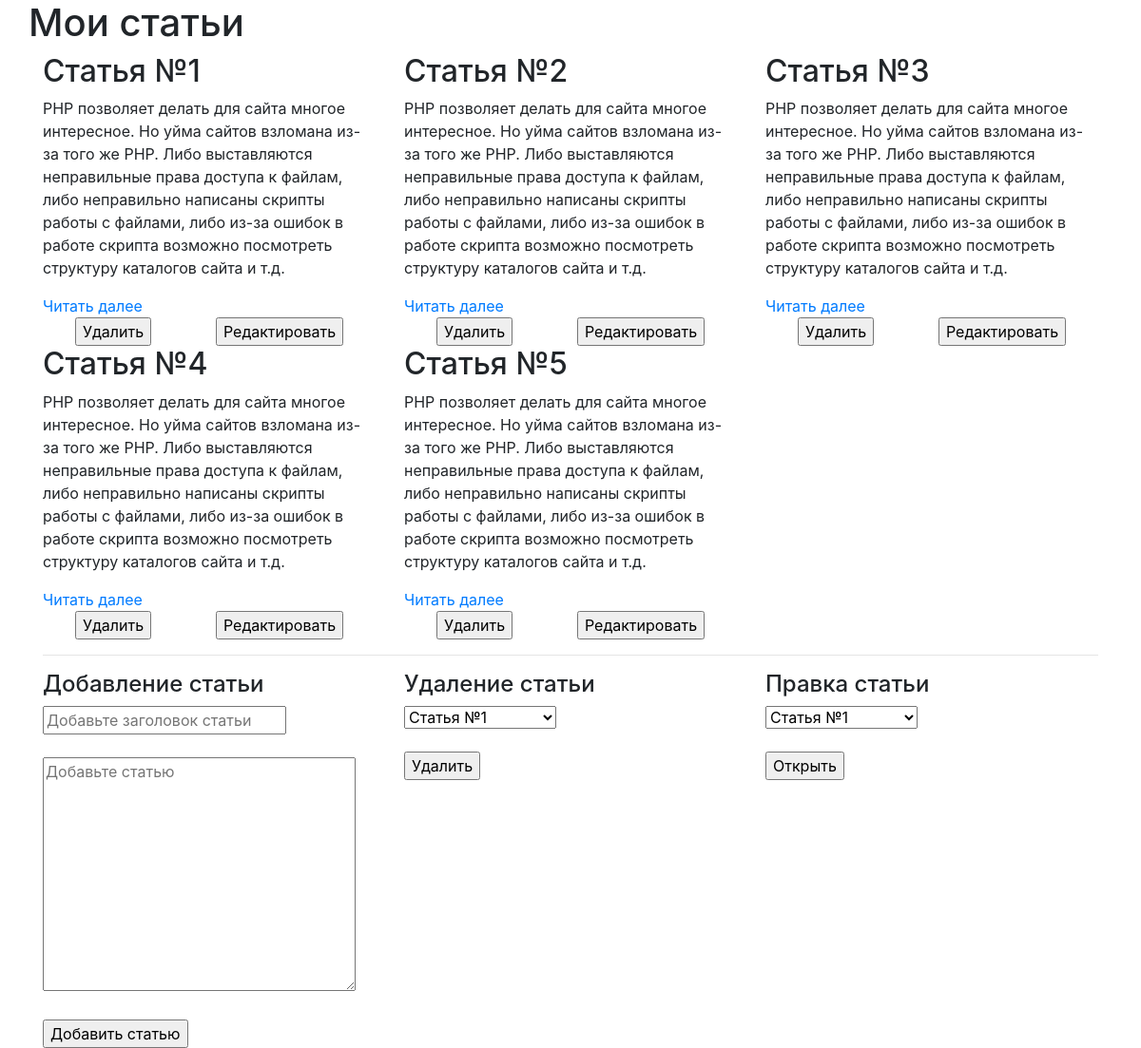
The page / on the database its author committed.
### tables this page shows
CREATE TABLE `posts` (
  `id` int(11) UNSIGNED NOT NULL,
  `name` varchar(255) NOT NULL,
  `description` text NOT NULL
);

### index.php (the view, shortened to what this page needs)
<?php
require ('connect.php');
$statement = $pdo->query("SELECT * FROM posts  ");
$posts = $statement->fetchAll(PDO:: FETCH_ASSOC);
?>
<!doctype html>
<html lang="en">
<head>
    <link rel="stylesheet" href="https://stackpath.bootstrapcdn.com/bootstrap/4.2.1/css/bootstrap.min.css"
>
</head>
<body>
<div class="container">
    <div class="row">
        <h1>Мои статьи</h1>
    </div>
    <div class="row">
        <?php foreach ($posts as $post): ?>
            <div class="col-md-4 ">
                <h2><?php echo $post["name"] ?></h2>
                <p><?php echo $post["description"] ?></p>
                <a href="#">Читать далее</a>
                <div class="d-flex justify-content-around">
                    <form action="delete.php" method="POST">
                        <input type="submit" value="Удалить">
                    </form>
                    <form action="edit.php" method="POST">
                        <input type="submit" value="Редактировать">
                    </form>
                </div>
            </div>
        <?php endforeach; ?>
    </div>
    <hr>
    <div class="row">
        <div class="col-md-4">
            <h4>Добавление статьи</h4>
            <form action="create.php" method="POST">
                <input type="text" name="name" placeholder="Добавьте заголовок статьи"><br><br>
                <textarea name="description" id="" cols="30" rows="10" placeholder="Добавьте статью"></textarea><br><br>
                <input type="submit" value="Добавить статью">
            </form>
        </div>
        <div class="col-md-4">
            <h4>Удаление статьи</h4>
            <form action="delete.php" method="post">
                <select size="1" name="deletepost" required>
                    <?php foreach ($posts as $post): ?>
                        <option value="<?php echo $post["id"] ?>"><?php echo $post["name"] ?></option>
                    <?php endforeach; ?>
                </select><br><br>
                <input type="submit" value="Удалить">
            </form>
        </div>
        <div class="col-md-4">
            <h4>Правка статьи</h4>
            <form action="edit.php" method="post">
                <select size="1" name="editpost" required>
                    <?php foreach ($posts as $post): ?>
                        <option value="<?php echo $post["id"] ?>"><?php echo $post["name"] ?></option>
                    <?php endforeach; ?>
                </select><br><br>
                <input type="submit" value="Открыть">
            </form>
        </div>
    </div>
</div>
</body>
</html>

### rows shown on the page
posts: name "Статья №1", description "PHP позволяет делать для сайта многое интересное. Но уйма сайтов взломана из-за того же PHP. Либо выставляются неправильные права доступа к файлам, либо неправильно написаны скрипты работы с файлами, либо из-за ошибок в работе скрипта возможно посмотреть структуру каталогов сайта и т.д."
posts: name "Статья №2", description "PHP позволяет делать для сайта многое интересное. Но уйма сайтов взломана из-за того же PHP. Либо выставляются неправильные права доступа к файлам, либо неправильно написаны скрипты работы с файлами, либо из-за ошибок в работе скрипта возможно посмотреть структуру каталогов сайта и т.д."
posts: name "Статья №3", description "PHP позволяет делать для сайта многое интересное. Но уйма сайтов взломана из-за того же PHP. Либо выставляются неправильные права доступа к файлам, либо неправильно написаны скрипты работы с файлами, либо из-за ошибок в работе скрипта возможно посмотреть структуру каталогов сайта и т.д."
posts: name "Статья №4", description "PHP позволяет делать для сайта многое интересное. Но уйма сайтов взломана из-за того же PHP. Либо выставляются неправильные права доступа к файлам, либо неправильно написаны скрипты работы с файлами, либо из-за ошибок в работе скрипта возможно посмотреть структуру каталогов сайта и т.д."
posts: name "Статья №5", description "PHP позволяет делать для сайта многое интересное. Но уйма сайтов взломана из-за того же PHP. Либо выставляются неправильные права доступа к файлам, либо неправильно написаны скрипты работы с файлами, либо из-за ошибок в работе скрипта возможно посмотреть структуру каталогов сайта и т.д."

### other values the page prints
form field deletepost "Статья №1"
form field editpost "Статья №1"
